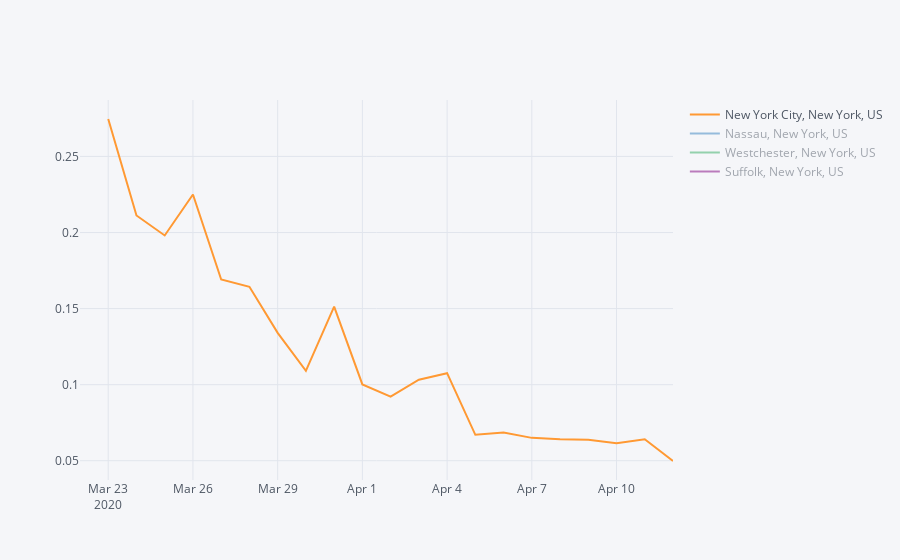

Write notebook code for a chart like this one.
### Markdown cell above
### Growth Rate amongst hotspots

### Code cell
import cufflinks as cf

# cf.help('scatter')
(covid_us_df[covid_us_df['Combined_Key'].isin(top_hotspots[:4])] 
    .iplot(asFigure=True, x='date', y='Confirmed_Rate', 
           categories='Combined_Key', mode='lines'))
